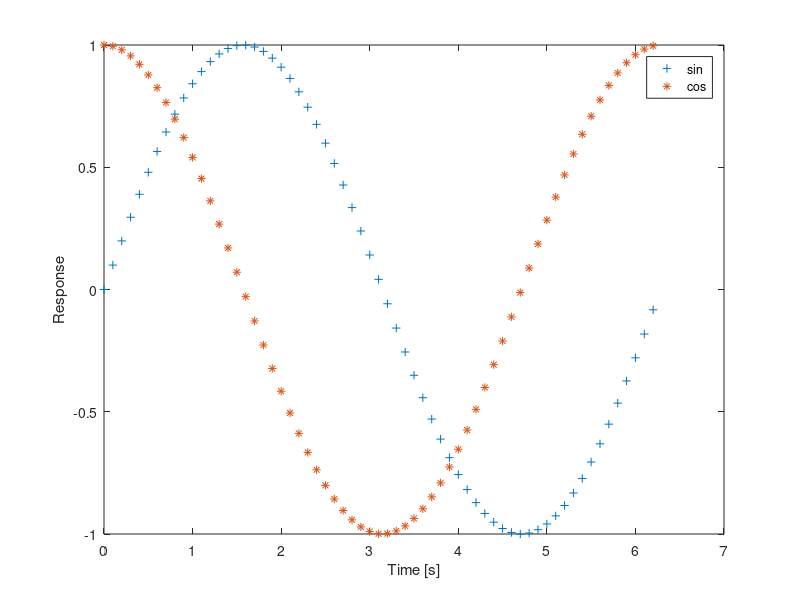

MATLAB code to generate this figure:

t = 0:0.1:2*pi

x = sin(t)
y = cos(t)

plot(t, x, '+', t, y, '*')

xlabel('Time [s]')
ylabel('Response')
legend('sin', 'cos')
